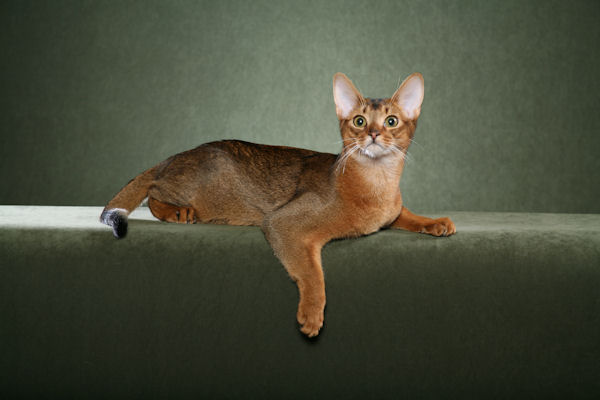
#> input picture shared/vision-evidence/oxford-iiit-pet/Abyssinian_1.jpg, 600 x 400 px
$ python build_segmentation_evidence.py
#> lines starting #> are read from the running program, lines starting #| are printed output that depends on the picture; after the words box and inside, x2 and y2 are one past the last pixel; in counts of white or black regions, pixels touching at a corner belong together
#!/usr/bin/env python3
"""Build licensed real-mask teaching evidence for public Lecture 11.

OBSERVED evidence is the Oxford-IIIT Pet photograph. GT evidence is its
official trimap. The probability field below is a declared deterministic
teaching construction from GT; it is not a trained model output. All masks,
overlays, counts, losses, and metrics are deterministic computations.
"""

from __future__ import annotations

import csv
import hashlib
import json
import platform
from pathlib import Path

import numpy as np
import PIL
from PIL import Image, ImageDraw, ImageFilter, ImageFont


HERE = Path(__file__).resolve().parent
ROOT = HERE.parent
IMAGE_PATH = ROOT / "Abyssinian_1.jpg"
TRIMAP_PATH = ROOT / "Abyssinian_1-trimap.png"

EXPECTED_SOURCE_SHA256 = {
    "Abyssinian_1.jpg": "2533197401eebe9410ea4d063f86c43fbd2666f3e8165a38aca155c0d09c21be",
    "Abyssinian_1-trimap.png": "a39ce8ec0363178918cb257844125e3aa7773a3acd4ca8b84780d62c1fa6f220",
}

W, H = 1600, 900
WHITE = (255, 255, 255)
PAPER = (245, 247, 246)
INK = (35, 55, 59)
MUTED = (94, 109, 111)
TEAL = (44, 122, 123)
BLUE = (43, 108, 176)
ORANGE = (235, 129, 27)
GREEN = (20, 176, 61)
RED = (214, 69, 80)
VIOLET = (126, 84, 170)

TRIMAP_VALUES = {1: "foreground", 2: "background", 3: "boundary / ignore"}
THRESHOLD = 0.50
SHIFT_X_PX = 16
FOREGROUND_PROBABILITY = 0.90
BACKGROUND_PROBABILITY = 0.10
BOUNDARY_TOLERANCE_PX = 5.0


def sha256(path: Path) -> str:
    digest = hashlib.sha256()
    with path.open("rb") as handle:
        for chunk in iter(lambda: handle.read(1 << 20), b""):
            digest.update(chunk)
    return digest.hexdigest()


def font(size: int, bold: bool = False) -> ImageFont.ImageFont:
    candidates = [
        "/System/Library/Fonts/Supplemental/Arial Bold.ttf" if bold
        else "/System/Library/Fonts/Supplemental/Arial.ttf",
        "/System/Library/Fonts/Helvetica.ttc",
        "/usr/share/fonts/truetype/dejavu/DejaVuSans-Bold.ttf" if bold
        else "/usr/share/fonts/truetype/dejavu/DejaVuSans.ttf",
    ]
    for candidate in candidates:
        try:
            return ImageFont.truetype(candidate, size=size)
        except OSError:
            pass
    return ImageFont.load_default()


def font_identity(bold: bool = False) -> str:
    candidates = [
        "/System/Library/Fonts/Supplemental/Arial Bold.ttf" if bold
        else "/System/Library/Fonts/Supplemental/Arial.ttf",
        "/System/Library/Fonts/Helvetica.ttc",
        "/usr/share/fonts/truetype/dejavu/DejaVuSans-Bold.ttf" if bold
        else "/usr/share/fonts/truetype/dejavu/DejaVuSans.ttf",
    ]
    return next((p for p in candidates if Path(p).exists()), "Pillow.load_default()")


def txt(
    draw: ImageDraw.ImageDraw,
    xy: tuple[float, float],
    body: str,
    *,
    size: int = 28,
    bold: bool = False,
    color: tuple[int, int, int] = INK,
    anchor: str | None = None,
) -> None:
    draw.text(xy, body, font=font(size, bold), fill=color, anchor=anchor)


# [19 lines left out: function rounded_label, not called in this run]


def title(canvas: Image.Image, headline: str, kicker: str) -> None:
    draw = ImageDraw.Draw(canvas)
    txt(draw, (48, 28), kicker.upper(), size=19, bold=True, color=TEAL)
    txt(draw, (48, 62), headline, size=36, bold=True)
    draw.line((48, 118, W - 48, 118), fill=(190, 199, 197), width=2)


def footer(canvas: Image.Image, body: str) -> None:
    draw = ImageDraw.Draw(canvas)
    draw.line((48, H - 58, W - 48, H - 58), fill=(206, 213, 211), width=2)
    txt(draw, (48, H - 43), body, size=18, color=MUTED)


def cover(image: Image.Image, size: tuple[int, int]) -> Image.Image:
    target_w, target_h = size
    scale = max(target_w / image.width, target_h / image.height)
    resized = image.resize(
        (round(image.width * scale), round(image.height * scale)),
        Image.Resampling.LANCZOS,
    )
    x = (resized.width - target_w) // 2
    y = (resized.height - target_h) // 2
    return resized.crop((x, y, x + target_w, y + target_h))


def fit(image: Image.Image, size: tuple[int, int], *, background=WHITE) -> Image.Image:
    fitted = image.copy()
    fitted.thumbnail(size, Image.Resampling.LANCZOS)
    panel = Image.new("RGB", size, background)
    panel.paste(fitted, ((size[0] - fitted.width) // 2, (size[1] - fitted.height) // 2))
    return panel


def panel(
    image: Image.Image,
    heading: str,
    subheading: str,
    *,
    size: tuple[int, int] = (470, 610),
    stripe: tuple[int, int, int] = TEAL,
) -> Image.Image:
    canvas = Image.new("RGB", size, WHITE)
    draw = ImageDraw.Draw(canvas)
    draw.rounded_rectangle((1, 1, size[0] - 2, size[1] - 2), radius=10, outline=(190, 199, 197), width=2)
    draw.rectangle((1, 1, 12, size[1] - 2), fill=stripe)
    txt(draw, (28, 20), heading, size=24, bold=True, color=stripe)
    txt(draw, (28, 55), subheading, size=17, color=MUTED)
    content = fit(image, (size[0] - 42, size[1] - 118), background=PAPER)
    canvas.paste(content, (22, 100))
    return canvas


def overlay_rgba(
    photo: Image.Image,
    mask: np.ndarray,
    color: tuple[int, int, int],
    alpha: int,
) -> Image.Image:
    rgba = np.zeros((*mask.shape, 4), dtype=np.uint8)
    rgba[mask] = (*color, alpha)
    return Image.alpha_composite(photo.convert("RGBA"), Image.fromarray(rgba, "RGBA")).convert("RGB")


def mask_rgb(trimap: np.ndarray) -> Image.Image:
    rgb = np.empty((*trimap.shape, 3), dtype=np.uint8)
    rgb[trimap == 1] = TEAL
    rgb[trimap == 2] = (232, 236, 235)
    rgb[trimap == 3] = ORANGE
    return Image.fromarray(rgb, "RGB")


def probability_rgb(probability: np.ndarray) -> Image.Image:
    low = np.array(WHITE, dtype=np.float64)
    high = np.array(BLUE, dtype=np.float64)
    rgb = (1 - probability[..., None]) * low + probability[..., None] * high
    return Image.fromarray(np.uint8(np.round(rgb)), "RGB")


def nearest_true_distance(source: np.ndarray, target: np.ndarray) -> np.ndarray:
    """Exact nearest Euclidean distance from every source pixel to target.

    This bounded implementation is intentionally transparent. It is fast for
    thin contours and avoids an undeclared SciPy dependency.
    """
    syx = np.argwhere(source)
    tyx = np.argwhere(target)
    if len(syx) == 0:
        return np.empty(0, dtype=np.float64)
    if len(tyx) == 0:
        return np.full(len(syx), np.inf, dtype=np.float64)
    best_sq = np.full(len(syx), np.inf, dtype=np.float64)
    block = 256
    for start in range(0, len(tyx), block):
        targets = tyx[start:start + block]
        diff = syx[:, None, :] - targets[None, :, :]
        best_sq = np.minimum(best_sq, np.sum(diff * diff, axis=2).min(axis=1))
    return np.sqrt(best_sq)


def constructed_probability(gt: np.ndarray) -> np.ndarray:
    shifted = np.zeros_like(gt)
    shifted[:, SHIFT_X_PX:] = gt[:, :-SHIFT_X_PX]
    return np.where(shifted, FOREGROUND_PROBABILITY, BACKGROUND_PROBABILITY)


def boundary_from_binary(mask: np.ndarray) -> np.ndarray:
    image = Image.fromarray(np.uint8(mask) * 255, "L")
    eroded = np.asarray(image.filter(ImageFilter.MinFilter(3))) > 0
    return mask & ~eroded


def build() -> dict[str, object]:
    for source, expected in ((IMAGE_PATH, EXPECTED_SOURCE_SHA256[IMAGE_PATH.name]), (TRIMAP_PATH, EXPECTED_SOURCE_SHA256[TRIMAP_PATH.name])):
        actual = sha256(source)
        assert actual == expected, f"source hash mismatch: {source.name}: {actual}"

    photo = Image.open(IMAGE_PATH).convert("RGB")
#> photo is the input picture: PIL image 600x400 RGB; mean R, G, B 74.2, 76, 58.5
    trimap = np.asarray(Image.open(TRIMAP_PATH), dtype=np.uint8)
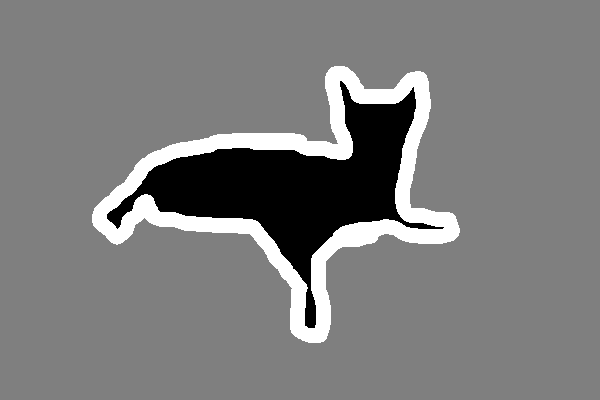
#> input picture shared/vision-evidence/oxford-iiit-pet/Abyssinian_1-trimap.png, 600 x 400 px
#> trimap is the input picture: shape (400, 600); min 1, max 3, mean 1.98
    assert tuple(photo.size) == (600, 400)
    assert trimap.shape == (400, 600)
    assert set(np.unique(trimap)) == {1, 2, 3}

    gt = trimap == 1
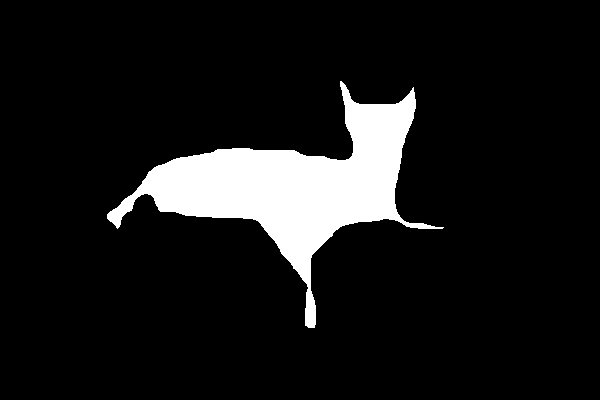
#> gt: shape (400, 600) bool; 9.6% white; 1 white region, box (x1, y1, x2, y2) and area: (107, 81, 444, 328) 22938
    background = trimap == 2
#> background: shape (400, 600) bool; 82.8% white; 1 black region, box (x1, y1, x2, y2) and area: (92, 66, 460, 343) 41234
    ignored = trimap == 3
#> ignored: shape (400, 600) bool; 7.6% white; 1 white region, box (x1, y1, x2, y2) and area: (92, 66, 460, 343) 18296
    valid = ~ignored
    probability = constructed_probability(gt)
    prediction = probability >= THRESHOLD

    tp_mask = valid & gt & prediction
#> tp_mask: shape (400, 600) bool; 7.8% white; 3 white regions, box (x1, y1, x2, y2) and area: (148, 102, 416, 269) 18652, (418, 223, 444, 229) 64, (123, 208, 133, 216) 20
    fp_mask = valid & ~gt & prediction
#> fp_mask: shape (400, 600) bool; 0.07% white in thin lines or dots, all inside (x1, y1, x2, y2) = (135, 87, 460, 328)
    fn_mask = valid & gt & ~prediction
#> fn_mask: shape (400, 600) bool; 1.8% white; 6 white regions, box (x1, y1, x2, y2) and area: (243, 218, 316, 328) 1350, (107, 148, 248, 229) 1164, (340, 81, 369, 160) 1059, (154, 194, 228, 218) 361, (396, 87, 416, 104) 143, (396, 219, 434, 229) 125
    tn_mask = valid & ~gt & ~prediction
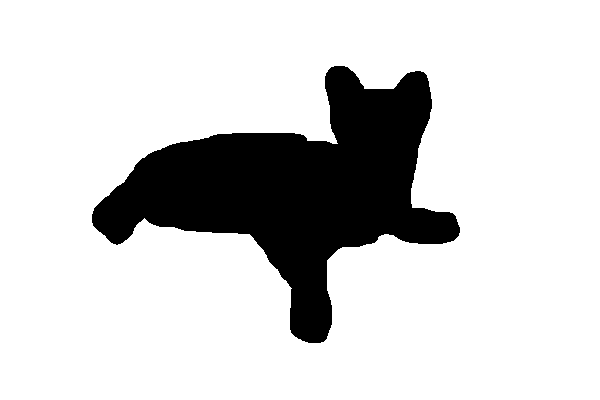
#> tn_mask: shape (400, 600) bool; 82.7% white; 1 black region, box (x1, y1, x2, y2) and area: (92, 66, 460, 343) 41404
    tp, fp, fn, tn = (int(mask.sum()) for mask in (tp_mask, fp_mask, fn_mask, tn_mask))
#> tp = 18736; fp = 170; fn = 4202; tn = 198596
    assert tp + fp + fn + tn == int(valid.sum())

    eps = np.finfo(np.float64).tiny
    pv = np.clip(probability[valid], eps, 1 - np.finfo(np.float64).eps)
    gv = gt[valid]
    bce = float(-np.mean(gv * np.log(pv) + (~gv) * np.log(1 - pv)))
#> bce = 0.149
    soft_dice = float(2 * np.sum(pv * gv) / (np.sum(pv) + np.sum(gv)))
#> soft_dice = 0.574
    iou = float(tp / (tp + fp + fn))
#> iou = 0.811
    hard_dice = float(2 * tp / (2 * tp + fp + fn))
#> hard_dice = 0.896
    accuracy = float((tp + tn) / valid.sum())
#> accuracy = 0.98

    # Counterfactual protocol error: collapse ignored boundary into background.
    all_valid = np.ones_like(valid, dtype=bool)
    naive_tp = int((all_valid & gt & prediction).sum())
#> naive_tp = 18736
    naive_fp = int((all_valid & ~gt & prediction).sum())
#> naive_fp = 4202
    naive_fn = int((all_valid & gt & ~prediction).sum())
#> naive_fn = 4202
    naive_tn = int((all_valid & ~gt & ~prediction).sum())
#> naive_tn = 212860
    naive_iou = float(naive_tp / (naive_tp + naive_fp + naive_fn))
#> naive_iou = 0.69
    naive_dice = float(2 * naive_tp / (2 * naive_tp + naive_fp + naive_fn))
#> naive_dice = 0.817

    gt_boundary = ignored
    pred_boundary = boundary_from_binary(prediction)
#> in boundary_from_binary, `return mask & ~eroded`:
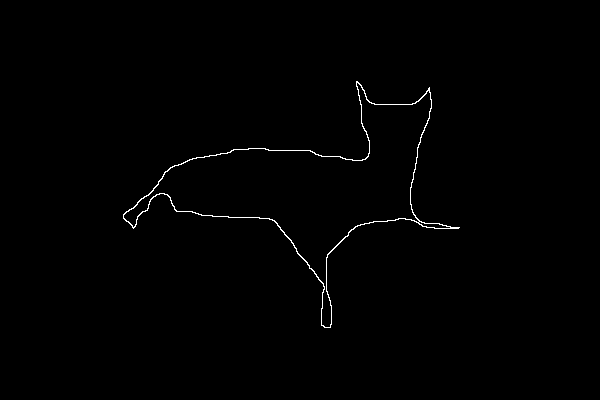
#> returned value: shape (400, 600) bool; 0.58% white in thin lines or dots, all inside (x1, y1, x2, y2) = (123, 81, 460, 328)
    pred_to_gt = nearest_true_distance(pred_boundary, gt_boundary)
#> in nearest_true_distance, `syx = np.argwhere(source)`: syx = 1393 pairs, first value 81 to 327, second value 123 to 459
#> in nearest_true_distance, `tyx = np.argwhere(target)`: tyx = 18296 pairs, first value 66 to 342, second value 92 to 459
#> the loop in nearest_true_distance, `for start in range(0, len(tyx), block):` made 72 passes
#> start on passes 2 to 9: 256, 512, 768, 1024, 1280, 1536, 1792, 2048
#> after the loop in nearest_true_distance, `for start in range(0, len(tyx), block):`: best_sq = 1393 values, max 290 at index 249, min 0 at index 0, mean 30.5
#> pred_to_gt = 1393 values, max 17.03 at index 249, min 0 at index 0, mean 2.94
    gt_to_pred = nearest_true_distance(gt_boundary, pred_boundary)
#> the loop in nearest_true_distance (call 2), `for start in range(0, len(tyx), block):` made 6 passes
#> gt_to_pred = 18296 values, max 31.4 at index 312, min 0 at index 637, mean 10.94
    boundary_precision = float(np.mean(pred_to_gt <= BOUNDARY_TOLERANCE_PX))
#> boundary_precision = 0.81
    boundary_recall = float(np.mean(gt_to_pred <= BOUNDARY_TOLERANCE_PX))
#> boundary_recall = 0.303
    boundary_f1 = float(2 * boundary_precision * boundary_recall / (boundary_precision + boundary_recall))
#> boundary_f1 = 0.441
    assd = float((pred_to_gt.mean() + gt_to_pred.mean()) / 2)
#> assd = 6.94
    hd95 = float(max(np.percentile(pred_to_gt, 95), np.percentile(gt_to_pred, 95)))
#> hd95 = 25.5

    # Plate 1: actual pixels and official trimap contract.
    trimap_overlay = overlay_rgba(photo, gt, GREEN, 105)
    trimap_overlay = overlay_rgba(trimap_overlay, ignored, ORANGE, 210)
    trimap_plate = Image.new("RGB", (W, H), PAPER)
    title(trimap_plate, "One real photograph, one official pixel contract", "OBSERVED pixels + GT annotation")
    p1 = panel(photo, "OBSERVED", "Oxford-IIIT Pet RGB photograph", stripe=INK)
    p2 = panel(mask_rgb(trimap), "GT VALUES", "1 foreground · 2 background · 3 boundary", stripe=TEAL)
    p3 = panel(trimap_overlay, "GT OVERLAY", "value 3 is boundary / ignore", stripe=ORANGE)
#> call 3 of panel, with heading = 'GT OVERLAY', subheading = 'value 3 is boundary / ignore', size = (470, 610), stripe = (235, 129, 27)
#> in panel (call 3), `canvas.paste(content, (22, 100))`:
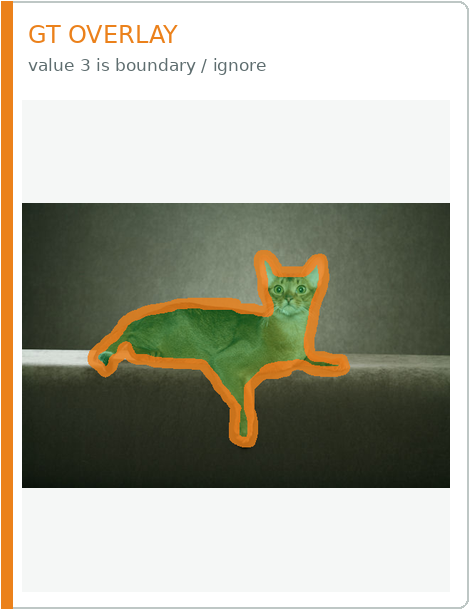
#> canvas: PIL image 470x610 RGB; mean R, G, B 174.9, 174, 159.8
    for x, item in zip((48, 565, 1082), (p1, p2, p3)):
        trimap_plate.paste(item, (x, 150))
#> this loop made 3 passes
#> x on passes 1 to 3: 48, 565, 1082
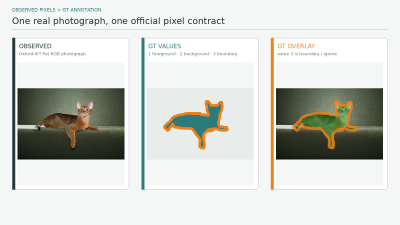
#> trimap_plate: PIL image 1600x900 RGB (shown at 1/4 size); mean R, G, B 210.9, 212.9, 207.4
    footer(trimap_plate, "Region losses/metrics use only values 1 and 2. Value 3 is excluded from every confusion count and region denominator.")
    trimap_plate.save(HERE / "real-trimap-contract.png", optimize=True)

    # Plate 2: deterministic construction, not a model output.
    probability_image = probability_rgb(probability)
#> in probability_rgb, `rgb = (1 - probability[..., None]) * low + probability[..., None] * high`:
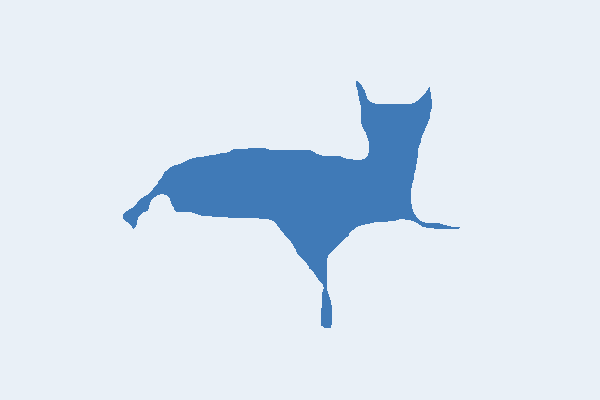
#> rgb: shape (400, 600, 3) float64; mean of channels 0, 1, 2 217.6, 229.1, 241.1; drawn as R, G, B
    hard_rgb = np.full((*prediction.shape, 3), WHITE, dtype=np.uint8)
    hard_rgb[prediction] = BLUE
    hard_image = Image.fromarray(hard_rgb, "RGB")
#> (the rest of the program and of its run is left out)
